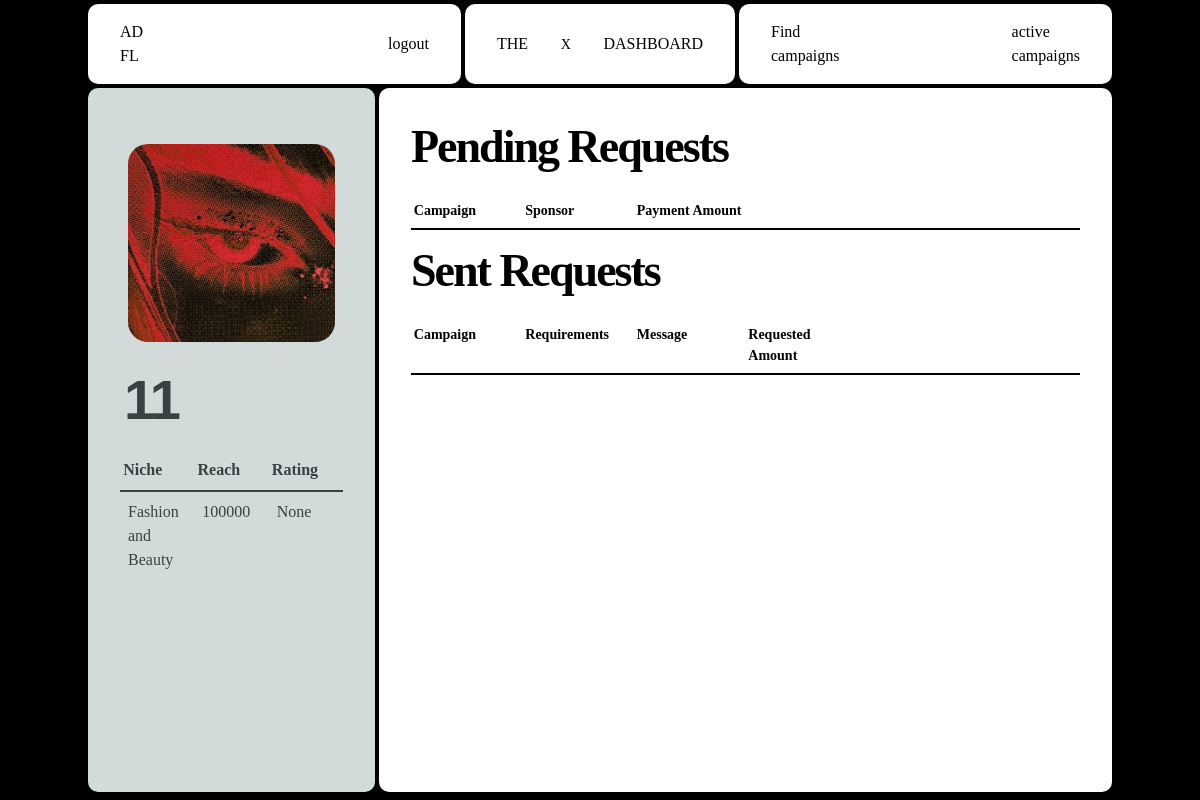
The app's page /influencer/dashboard (signed in), older data.
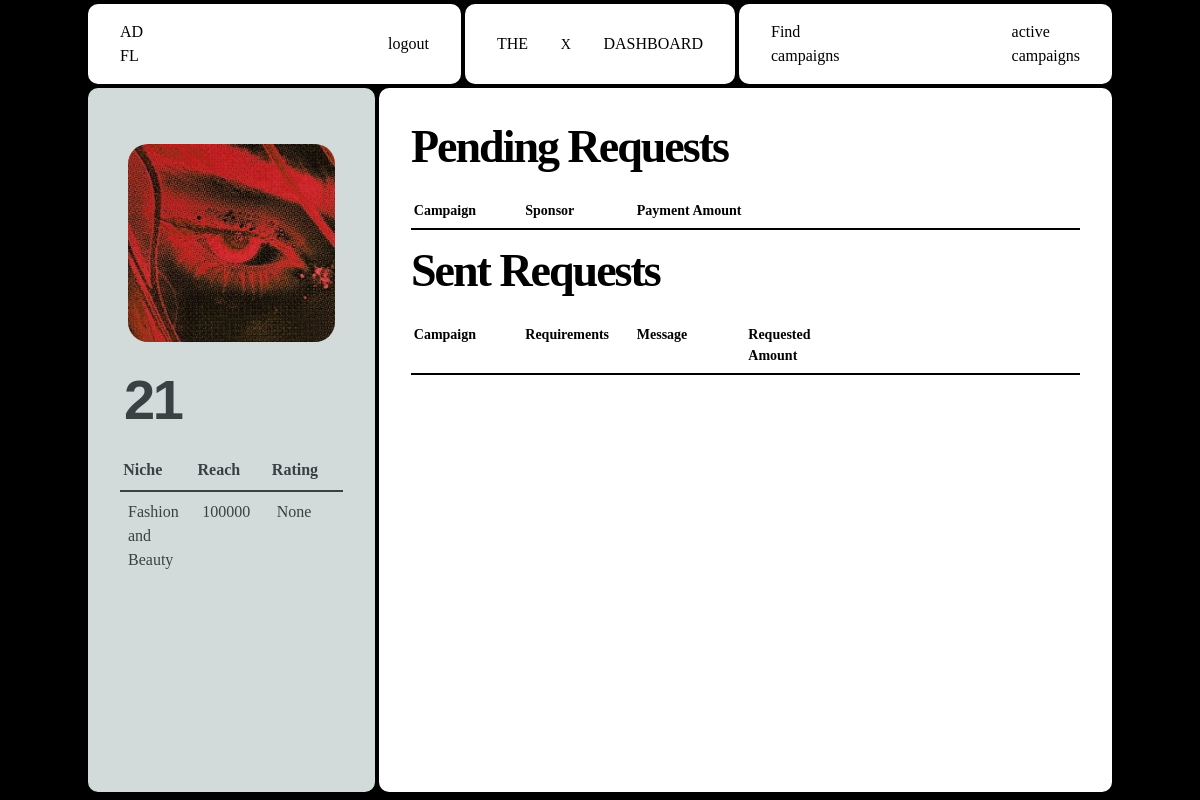
The same page, newer data.
### website/models.py (models this page shows)
class Influencer(db.Model, UserMixin):
    __tablename__ = 'influencer'
    id = db.Column(db.Integer, primary_key=True)
    name = db.Column(db.String(150), nullable=False)
    email = db.Column(db.String(150), nullable=False)
    profile_picture = db.Column(db.String(100), nullable=False)
    niche = db.Column(db.String(100), nullable=False)
    reach = db.Column(db.Integer, nullable=False)
    user_id = Column(Integer, ForeignKey('user.id'), nullable=False)
    platform= db.Column(db.String(100), nullable=False)
    bank_account_balance = db.Column(db.Float, default=0.0)
    flagged= db.Column(db.Boolean, default=False)

### website/influencer.py (the view, shortened to what this page needs)
@influencer.route('/dashboard', methods=['GET', 'POST'])
@role_required('Influencer')
@login_required
def dashboard():
    influencers = current_user.influencers
    influencer = influencers[0] if influencers else None
    avg_rating_query = db.session.query(func.avg(Rating.rating).label('average_rating')).filter(
        Rating.ratee_id == influencer.id).first()
    average_rating = avg_rating_query.average_rating
    if influencer:
        ad_requests = AdRequest.query.filter_by(influencer_id=influencer.id).all()
        campaignRequests = campaignRequest.query.filter_by(influencer_id=influencer.id).all()
        campaign_requests_with_details = []
        ad_requests_with_details = []
        for ad_request in ad_requests:
            campaign = Campaign.query.get(ad_request.campaign_id)
            user = User.query.get(campaign.user_id)
            ad_requests_with_details.append({
                'ad_request': ad_request,
                'campaign_name': campaign.name,
                'user_name': user.name
            })
        transactions = Transaction.query.filter_by(influencer_id=influencer.id).all()
        total_earnings = sum(transaction.amount for transaction in transactions)
        return render_template("Influencer/dashboard.html", campaign_requests=campaign_requests_with_details,
                               user=current_user, influencer=influencer, ad_requests=ad_requests_with_details,
                               total_earnings=total_earnings, average_rating=average_rating)
    return render_template("Influencer/dashboard.html")

### website/auth.py (called while the page is built)
def role_required(role):
    def decorator(f):
        @wraps(f)
        def decorated_function(*args, **kwargs):
            if current_user.role != role:
                abort(403)
            return f(*args, **kwargs)
        return decorated_function
    return decorator

### website/templates/Influencer/dashboard.html (shortened to what this page needs)
{% extends "base.html" %} {% block head %}
<link
  rel="stylesheet"
  href="{{ url_for('static', filename='src/influencer_css/influencer_dashboard.css') }}"
/>
{% endblock %} {% block content %}
<div class="container">
   {% if influencer %}
  <nav>
    <div class="nav-1">
      <p class="logo view">
        AD <br />
        FL
      </p>
      <a href="{{ url_for('views.logout') }}" class="view">logout</a>
    </div>
    {% if influencer.flagged == True %}
    <div class="nav-2 flagged">
      <p class="text-center">You have been flagged by admin</p>
    </div>
    {% else%}
    <div class="nav-2">
      <p class="menu-button">the</p>
      <p class="x">x</p>
      <p class="menu-button">dashboard</p>
    </div>
    {% endif %}
    <div class="nav-3">
      <a href="{{ url_for('influencer.viewCampaigns') }}" class="create view">
        Find  <br />
        campaigns
      </a>
      <a
        href="{{ url_for('influencer.activeCampaigns') }}"
        class="pattern-2 view"
      >
        active <br />
        campaigns
      </a>
    </div>
  </nav>
  <div class="content-wrapper">
    <div class="col-1 col">
      <div class="pfp-wrapper">
        <img
          src="{{ url_for('static', filename='uploads/' + influencer.profile_picture) }}"
          alt="{{ influencer.name }}'s profile picture"
          class="pfp"
        />
      </div>
      <div class="name">{{ influencer.name }}</div>
      <div class="table-wrapper">
        <table class="first-table">
          <thead>
            <tr>
              <th>Niche</th>
              <th>Reach</th>
              <th>Rating</th>
            </tr>
          </thead>
          <tbody>
            <tr>
              <td>{{ influencer.niche }}</td>
              <td>{{ influencer.reach }}</td>
              <td>{{average_rating}}</td>
            </tr>
          </tbody>
        </table>
      </div>
    </div>
    <div class="col-2 col">
      <h1>Pending Requests</h1>
      <div class="table-wrapper-2 m-xl">
        <table class="second-table">
          <thead>
            <tr>
              <th>Campaign</th>
              <th>Sponsor</th>
              <th>Payment Amount</th>
              <th></th>
              <th></th>
              <th></th>
            </tr>
          </thead>
        </table>
      </div>
      <h1>Sent Requests</h1>
      <div class="table-wrapper-2">
        <table class="second-table">
          <thead>
            <tr>
              <th>Campaign</th>
              <th>Requirements</th>
              <th>Message</th>
              <th>Requested Amount</th>
              <th></th>
              <th></th>
            </tr>
          </thead>
        </table>
      </div>
    </div>
  </div>
</div>
{% endif %} {% endblock %}

Row changes from the older to the newer data that the page shows:
changed Influencer "Fashion and Beauty": name "11" → "21"
